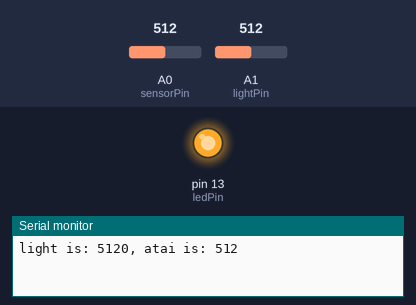
Simulated run of this sketch. Board: Arduino Uno, built with avr-gcc and run on an emulated ATmega328P. Shown: output pins drawn as LEDs (lit = HIGH), the last lines printed to the serial monitor. The inputs (shaded band) are chosen by the test bench; at power-on: A0 (sensorPin) = 512, A1 (lightPin) = 512.

Above: at 5.9 s.
6.0 s: A0 (sensorPin) set to 992
12.2 s: A0 (sensorPin) set to 1009
At 16.7 s:
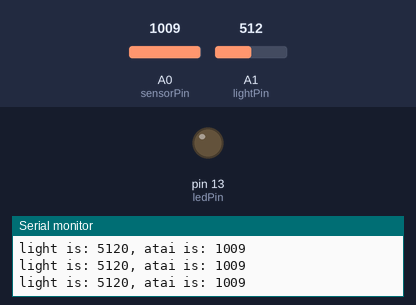
18.4 s: A1 (lightPin) set to 991
29.5 s: A1 (lightPin) set to 1014
35.7 s: A0 (sensorPin) set to 990
At 36.6 s:
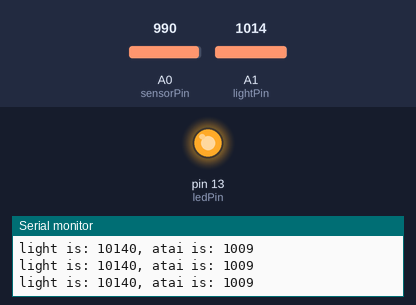
Timing chart, 0 to 38.7 s (numbered marks = the images above; inputs shaded):
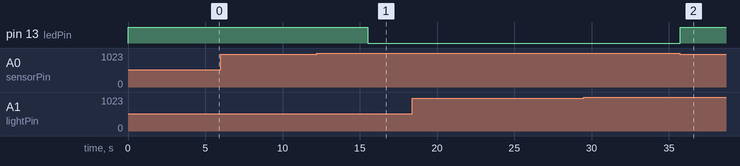

Measured:
- the behaviour switches between 999 and 1000 on A0 (sensorPin) (found by bisection; images 0 and 1)
- after the input at 12.2 s, pin 13 (ledPin): HIGH → LOW after 3.3 s
- after the input at 35.7 s, pin 13 (ledPin): LOW → HIGH at once

The sketch:

ido.ino
```cpp
int sensorPin = A0;
int lightPin = A1;
int ledPin = 13;
int ido = 0;
int light=0;

void setup() {
  Serial.begin(9600);
  // declare the ledPin as an OUTPUT:
  pinMode(ledPin, OUTPUT);
}

void loop() {
  // read the value from the sensor:
  ido = analogRead(sensorPin);
  light = analogRead(lightPin);
  // turn the ledPin on
  //digitalWrite(ledPin, HIGH);
  // stop the program for <sensorValue> milliseconds:
  //delay(ido);
  // turn the ledPin off:
  //digitalWrite(ledPin, LOW);
  // stop the program for for <sensorValue> milliseconds:
  //delay(ido);

  if(ido<1000){
    digitalWrite(ledPin, HIGH);
    delay(light*10);
  }
  else {
    digitalWrite(ledPin, LOW);
  }
  Serial.print("light is: "); Serial.print(light*10); Serial.print(", atai is: "); Serial.println(ido);
  delay(50);
}
```
